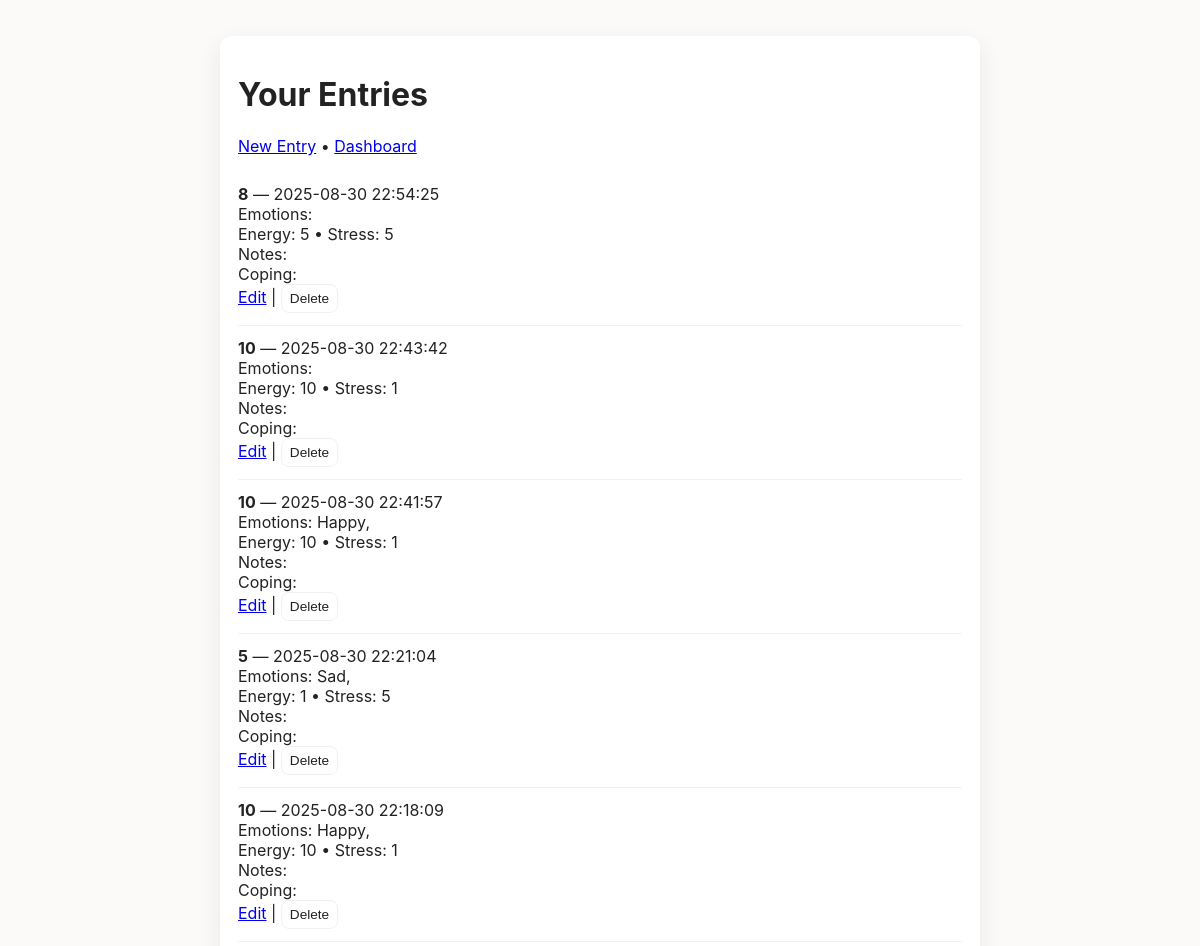
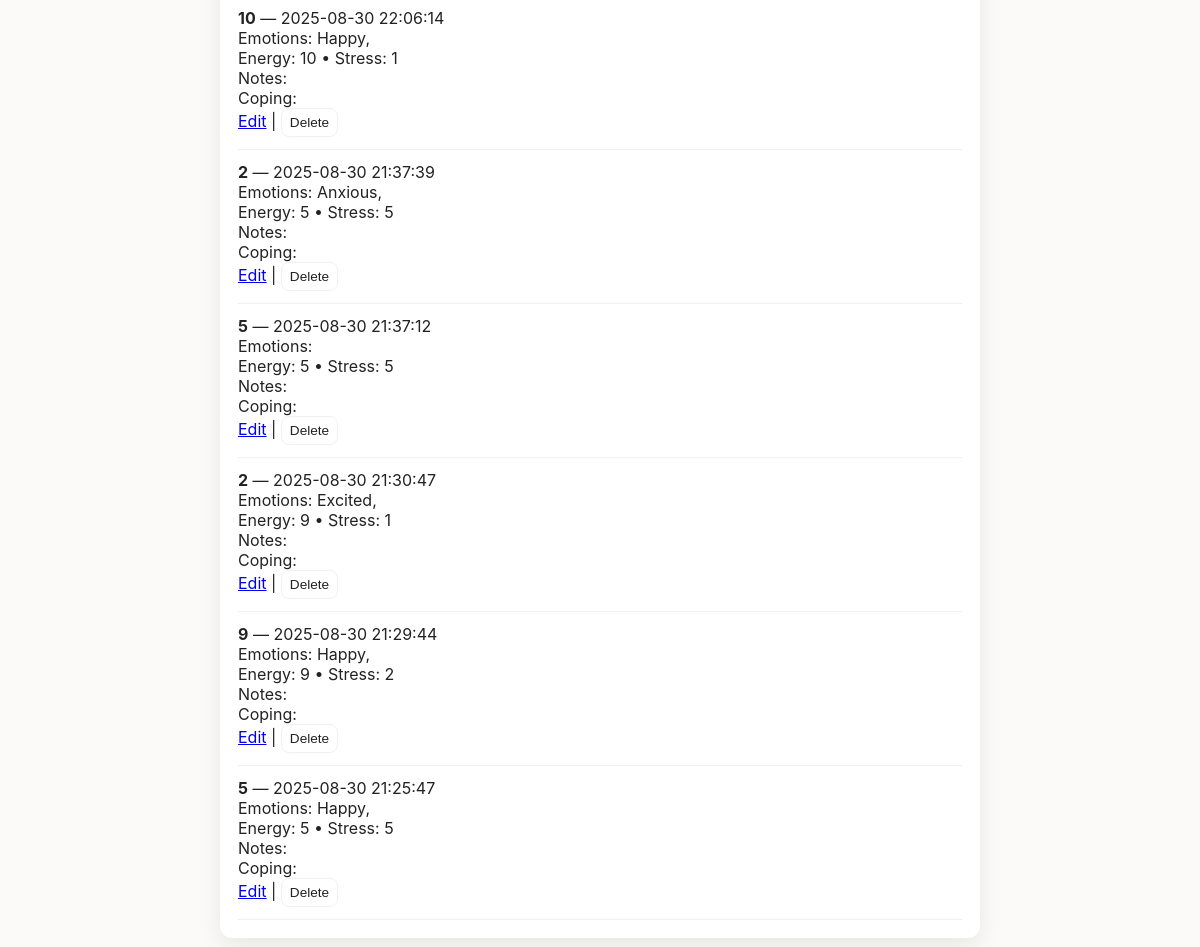
The app's page /entries (signed in) with its own data (2 pictures, top to bottom).
### tables this page shows
CREATE TABLE entries (
            id INTEGER PRIMARY KEY AUTOINCREMENT,
            user_id INTEGER NOT NULL,
            created_at DATETIME DEFAULT CURRENT_TIMESTAMP,
            mood_rating INTEGER,
            emotions TEXT,          -- json list
            energy_level INTEGER,
            stress_level INTEGER,
            notes_encrypted TEXT,
            coping TEXT,            -- json or text
            sentiment TEXT,
            FOREIGN KEY(user_id) REFERENCES users(id) ON DELETE CASCADE
        );

### app.py (the view)
@app.route("/entries")
@login_required
def entries_page():
    user_id = session["user_id"]
    conn = get_db()
    c = conn.cursor()
    c.execute("SELECT id, created_at, mood_rating, emotions, energy_level, stress_level, notes_encrypted, coping, sentiment FROM entries WHERE user_id=? ORDER BY created_at DESC", (user_id,))
    rows = c.fetchall()
    conn.close()
    entries = []
    for r in rows:
        notes_plain = decrypt_text(r["notes_encrypted"]) if r["notes_encrypted"] else ""
        emotions = json.loads(r["emotions"]) if r["emotions"] else []
        coping = json.loads(r["coping"]) if r["coping"] else []
        entries.append({
            "id": r["id"],
            "created_at": r["created_at"],
            "mood_rating": r["mood_rating"],
            "emotions": emotions,
            "energy_level": r["energy_level"],
            "stress_level": r["stress_level"],
            "notes": notes_plain,
            "coping": coping,
            "sentiment": r["sentiment"]
        })
    return render_template("entries.html", entries=entries)

### app.py (called while the page is built)
def get_db():
    conn = sqlite3.connect(DB_PATH)
    conn.row_factory = sqlite3.Row
    return conn

def login_required(fn):
    @wraps(fn)
    def wrapper(*args, **kwargs):
        if "user_id" not in session:
            flash("Please log in.", "warning")
            return redirect(url_for("login"))
        return fn(*args, **kwargs)
    return wrapper

### templates/entries.html (shortened to what this page needs)
{% extends "base.html" %}
{% block content %}
<div class="card">
  <h1>Your Entries</h1>
  <p><a href="{{ url_for('index') }}">New Entry</a> • <a href="{{ url_for('dashboard') }}">Dashboard</a></p>
  {% if entries %}
    <ul class="entry-list">
      {% for e in entries %}
      <li>
        <div><strong>{{ e.mood_rating }}</strong> — {{ e.created_at }}</div>
        <div>Emotions: {{ e.emotions | join(', ') }}</div>
        <div>Energy: {{ e.energy_level }} • Stress: {{ e.stress_level }}</div>
        <div>Notes: {{ e.notes }}</div>
        <div>Coping: {{ e.coping | join(', ') }}</div>
        <div class="entry-actions">
          <a href="{{ url_for('edit_entry', eid=e.id) }}">Edit</a> |
          <form action="{{ url_for('delete_entry', eid=e.id) }}" method="post" style="display:inline">
            <button class="btn small" type="submit">Delete</button>
          </form>
        </div>
      </li>
      {% endfor %}
    </ul>
  {% else %}
    <p>No entries yet — add one!</p>
  {% endif %}
</div>
{% endblock %}

### templates/base.html (shortened to what this page needs)
<!doctype html>
<html lang="en">
<head>
  <link rel="stylesheet" href="{{ url_for('static', filename='style.css') }}">
</head>
<body>
  <div class="page-wrap">
    {% block content %}{% endblock %}
  </div>
</body>
</html>

### static/style.css (style rules this page uses)
:root { --bg: #fbfaf8; --card: #fff; --muted: #6b6b6b; --accent: #ffb74d; --accent-600: #ff9800; --danger: #e74c3c; --shadow: 0 8px 24px rgba(0,0,0,0.08); --radius: 12px; --pad: 18px; font-family: Inter, system-ui, -apple-system, "Segoe UI", Roboto, "Helvetica Neue", Arial; }
* { box-sizing:border-box }
html,body { height:100%;margin:0;background:var(--bg);color:#222 }
.page-wrap { min-height:100vh;display:flex;align-items:center;justify-content:center;padding:24px }
.card { width:100%; max-width:760px; background:var(--card); border-radius:var(--radius); box-shadow:var(--shadow); padding:var(--pad); margin:12px; }
.btn { display:inline-block;padding:8px 12px;border-radius:8px;border:1px solid rgba(0,0,0,0.06); background:transparent;text-decoration:none;color:#222;font-size:0.9rem;cursor:pointer; }
.btn.small { padding:6px 8px;font-size:0.85rem }
.entry-list { list-style:none;padding:0;margin:0 }
.entry-list li { padding:12px 0;border-bottom:1px solid #f1f1f1 }

### records on screen
entries: mood_rating "8", created_at "2025-08-30 22:54:25", energy_level "5", stress_level "5"
entries: mood_rating "10", created_at "2025-08-30 22:43:42", energy_level "10", stress_level "1"
entries: mood_rating "10", created_at "2025-08-30 22:41:57", emotions "Happy,", energy_level "10", stress_level "1"
entries: mood_rating "5", created_at "2025-08-30 22:21:04", emotions "Sad,", energy_level "1", stress_level "5"
entries: mood_rating "10", created_at "2025-08-30 22:18:09", emotions "Happy,", energy_level "10", stress_level "1"
entries: mood_rating "10", created_at "2025-08-30 22:06:14", emotions "Happy,", energy_level "10", stress_level "1"
entries: mood_rating "2", created_at "2025-08-30 21:37:39", emotions "Anxious,", energy_level "5", stress_level "5"
entries: mood_rating "5", created_at "2025-08-30 21:37:12", energy_level "5", stress_level "5"
entries: mood_rating "2", created_at "2025-08-30 21:30:47", emotions "Excited,", energy_level "9", stress_level "1"
entries: mood_rating "9", created_at "2025-08-30 21:29:44", emotions "Happy,", energy_level "9", stress_level "2"
entries: mood_rating "5", created_at "2025-08-30 21:25:47", emotions "Happy,", energy_level "5", stress_level "5"
